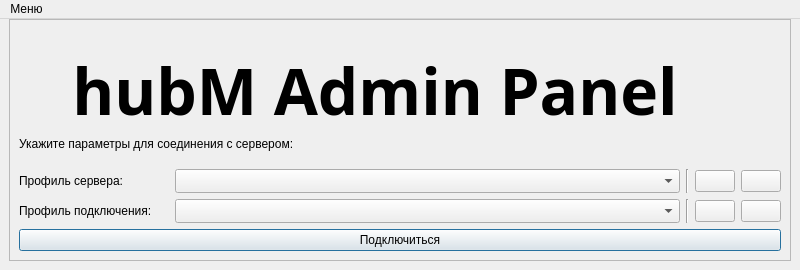
<?xml version="1.0" encoding="UTF-8"?>
<ui version="4.0">
 <class>Launch</class>
 <widget class="QMainWindow" name="Launch">
  <property name="geometry">
   <rect>
    <x>0</x>
    <y>0</y>
    <width>800</width>
    <height>270</height>
   </rect>
  </property>
  <property name="sizePolicy">
   <sizepolicy hsizetype="Fixed" vsizetype="Fixed">
    <horstretch>0</horstretch>
    <verstretch>0</verstretch>
   </sizepolicy>
  </property>
  <property name="minimumSize">
   <size>
    <width>800</width>
    <height>270</height>
   </size>
  </property>
  <property name="maximumSize">
   <size>
    <width>800</width>
    <height>270</height>
   </size>
  </property>
  <property name="windowTitle">
   <string>hubM Admin Panel Connect</string>
  </property>
  <property name="windowIcon">
   <iconset>
    <normaloff>:/res/icon_connect</normaloff>:/res/icon_connect</iconset>
  </property>
  <property name="documentMode">
   <bool>false</bool>
  </property>
  <widget class="QWidget" name="centralwidget">
   <layout class="QGridLayout" name="gridLayout">
    <property name="topMargin">
     <number>0</number>
    </property>
    <item row="0" column="0">
     <widget class="QFrame" name="frame">
      <property name="frameShape">
       <enum>QFrame::Shape::StyledPanel</enum>
      </property>
      <layout class="QVBoxLayout" name="verticalLayout_4">
       <property name="topMargin">
        <number>0</number>
       </property>
       <item>
        <layout class="QHBoxLayout" name="horizontalLayout">
         <item>
          <layout class="QVBoxLayout" name="verticalLayout">
           <property name="sizeConstraint">
            <enum>QLayout::SizeConstraint::SetDefaultConstraint</enum>
           </property>
           <item>
            <widget class="QFrame" name="frame_2">
             <property name="frameShape">
              <enum>QFrame::Shape::NoFrame</enum>
             </property>
             <property name="frameShadow">
              <enum>QFrame::Shadow::Raised</enum>
             </property>
             <property name="lineWidth">
              <number>0</number>
             </property>
             <widget class="QLabel" name="label_5">
              <property name="geometry">
               <rect>
                <x>0</x>
                <y>60</y>
                <width>571</width>
                <height>71</height>
               </rect>
              </property>
              <property name="sizePolicy">
               <sizepolicy hsizetype="Minimum" vsizetype="Minimum">
                <horstretch>0</horstretch>
                <verstretch>0</verstretch>
               </sizepolicy>
              </property>
              <property name="text">
               <string>&lt;html&gt;&lt;head/&gt;&lt;body&gt;&lt;p&gt;Укажите параметры для соединения с сервером:&lt;/p&gt;&lt;/body&gt;&lt;/html&gt;</string>
              </property>
              <property name="textFormat">
               <enum>Qt::TextFormat::RichText</enum>
              </property>
              <property name="scaledContents">
               <bool>false</bool>
              </property>
              <property name="alignment">
               <set>Qt::AlignmentFlag::AlignBottom|Qt::AlignmentFlag::AlignLeading|Qt::AlignmentFlag::AlignLeft</set>
              </property>
             </widget>
             <widget class="QLabel" name="label_9">
              <property name="geometry">
               <rect>
                <x>40</x>
                <y>10</y>
                <width>632</width>
                <height>121</height>
               </rect>
              </property>
              <property name="sizePolicy">
               <sizepolicy hsizetype="Expanding" vsizetype="Expanding">
                <horstretch>0</horstretch>
                <verstretch>0</verstretch>
               </sizepolicy>
              </property>
              <property name="font">
               <font>
                <family>Britannic</family>
                <pointsize>14</pointsize>
                <bold>true</bold>
               </font>
              </property>
              <property name="text">
               <string>&lt;html&gt;&lt;head/&gt;&lt;body&gt;&lt;p&gt;&lt;span style=&quot; font-size:48pt;&quot;&gt;hubM Admin Panel&lt;/span&gt;&lt;/p&gt;&lt;/body&gt;&lt;/html&gt;</string>
              </property>
              <property name="textFormat">
               <enum>Qt::TextFormat::MarkdownText</enum>
              </property>
              <property name="scaledContents">
               <bool>false</bool>
              </property>
              <property name="alignment">
               <set>Qt::AlignmentFlag::AlignCenter</set>
              </property>
             </widget>
             <widget class="QLabel" name="label">
              <property name="geometry">
               <rect>
                <x>670</x>
                <y>36</y>
                <width>71</width>
                <height>71</height>
               </rect>
              </property>
              <property name="maximumSize">
               <size>
                <width>120</width>
                <height>120</height>
               </size>
              </property>
              <property name="pixmap">
               <pixmap resource="resources.qrc">:/res/icons/icon-white.png</pixmap>
              </property>
              <property name="scaledContents">
               <bool>true</bool>
              </property>
              <property name="wordWrap">
               <bool>false</bool>
              </property>
              <property name="openExternalLinks">
               <bool>false</bool>
              </property>
             </widget>
            </widget>
           </item>
          </layout>
         </item>
        </layout>
       </item>
       <item>
        <layout class="QVBoxLayout" name="verticalLayout_5">
         <item>
          <layout class="QVBoxLayout" name="verticalLayout_6">
           <item>
            <layout class="QHBoxLayout" name="horizontalLayout_3">
             <item>
              <widget class="QLabel" name="label_6">
               <property name="minimumSize">
                <size>
                 <width>150</width>
                 <height>0</height>
                </size>
               </property>
               <property name="text">
                <string>Профиль сервера:</string>
               </property>
              </widget>
             </item>
             <item>
              <widget class="QComboBox" name="cb_servers">
               <property name="sizePolicy">
                <sizepolicy hsizetype="MinimumExpanding" vsizetype="Fixed">
                 <horstretch>0</horstretch>
                 <verstretch>0</verstretch>
                </sizepolicy>
               </property>
               <property name="maxVisibleItems">
                <number>15</number>
               </property>
               <property name="maxCount">
                <number>15</number>
               </property>
               <property name="sizeAdjustPolicy">
                <enum>QComboBox::SizeAdjustPolicy::AdjustToMinimumContentsLengthWithIcon</enum>
               </property>
              </widget>
             </item>
             <item>
              <widget class="Line" name="line_2">
               <property name="orientation">
                <enum>Qt::Orientation::Vertical</enum>
               </property>
              </widget>
             </item>
             <item>
              <widget class="QPushButton" name="btn_server_new">
               <property name="text">
                <string/>
               </property>
               <property name="icon">
                <iconset theme="folder-new"/>
               </property>
              </widget>
             </item>
             <item>
              <widget class="QPushButton" name="btn_server_delete">
               <property name="text">
                <string/>
               </property>
               <property name="icon">
                <iconset theme="edit-delete"/>
               </property>
              </widget>
             </item>
            </layout>
           </item>
           <item>
            <layout class="QHBoxLayout" name="horizontalLayout_4">
             <item>
              <widget class="QLabel" name="label_8">
               <property name="minimumSize">
                <size>
                 <width>150</width>
                 <height>0</height>
                </size>
               </property>
               <property name="text">
                <string>Профиль подключения:</string>
               </property>
              </widget>
             </item>
             <item>
              <widget class="QComboBox" name="cb_creds">
               <property name="sizePolicy">
                <sizepolicy hsizetype="MinimumExpanding" vsizetype="Fixed">
                 <horstretch>0</horstretch>
                 <verstretch>0</verstretch>
                </sizepolicy>
               </property>
               <property name="maxVisibleItems">
                <number>15</number>
               </property>
               <property name="maxCount">
                <number>15</number>
               </property>
               <property name="sizeAdjustPolicy">
                <enum>QComboBox::SizeAdjustPolicy::AdjustToMinimumContentsLengthWithIcon</enum>
               </property>
              </widget>
             </item>
             <item>
              <widget class="Line" name="line">
               <property name="orientation">
                <enum>Qt::Orientation::Vertical</enum>
               </property>
              </widget>
             </item>
             <item>
              <widget class="QPushButton" name="btn_creds_new">
               <property name="text">
                <string/>
               </property>
               <property name="icon">
                <iconset theme="contact-new"/>
               </property>
              </widget>
             </item>
             <item>
              <widget class="QPushButton" name="btn_creds_delete">
               <property name="text">
                <string/>
               </property>
               <property name="icon">
                <iconset theme="edit-delete"/>
               </property>
              </widget>
             </item>
            </layout>
           </item>
          </layout>
         </item>
         <item>
          <widget class="QPushButton" name="btn_connect">
           <property name="text">
            <string>Подключиться</string>
           </property>
           <property name="icon">
            <iconset theme="utilities-system-monitor"/>
           </property>
           <property name="checkable">
            <bool>false</bool>
           </property>
           <property name="autoDefault">
            <bool>true</bool>
           </property>
           <property name="default">
            <bool>true</bool>
           </property>
          </widget>
         </item>
        </layout>
       </item>
      </layout>
     </widget>
    </item>
   </layout>
  </widget>
  <widget class="QMenuBar" name="menuBar">
   <property name="geometry">
    <rect>
     <x>0</x>
     <y>0</y>
     <width>800</width>
     <height>22</height>
    </rect>
   </property>
   <widget class="QMenu" name="menu">
    <property name="title">
     <string>Меню</string>
    </property>
    <widget class="QMenu" name="menu_2">
     <property name="title">
      <string>Сброс настроек</string>
     </property>
     <property name="icon">
      <iconset theme="document-properties"/>
     </property>
     <addaction name="menu_reset_servers"/>
     <addaction name="menu_reset_creds"/>
     <addaction name="menu_reset_all_profiles"/>
     <addaction name="menu_reset_master_password"/>
    </widget>
    <addaction name="menu_2"/>
    <addaction name="menu_update"/>
    <addaction name="menu_connect"/>
   </widget>
   <addaction name="menu"/>
  </widget>
  <action name="menu_reset_servers">
   <property name="text">
    <string>Сброс профилей сервера</string>
   </property>
  </action>
  <action name="menu_reset_creds">
   <property name="text">
    <string>Сброс профилей подключения</string>
   </property>
  </action>
  <action name="menu_update">
   <property name="icon">
    <iconset theme="emblem-downloads"/>
   </property>
   <property name="text">
    <string>Обновление</string>
   </property>
  </action>
  <action name="menu_reset_all_profiles">
   <property name="text">
    <string>Сброс всех профилей</string>
   </property>
  </action>
  <action name="menu_reset_master_password">
   <property name="text">
    <string>Сброс мастер пароля</string>
   </property>
  </action>
  <action name="menu_connect">
   <property name="icon">
    <iconset theme="utilities-system-monitor"/>
   </property>
   <property name="text">
    <string>Подключиться</string>
   </property>
  </action>
 </widget>
 <tabstops>
  <tabstop>btn_connect</tabstop>
  <tabstop>cb_creds</tabstop>
  <tabstop>btn_creds_new</tabstop>
  <tabstop>btn_creds_delete</tabstop>
 </tabstops>
 <resources>
  <include location="resources.qrc"/>
 </resources>
 <connections/>
</ui>
